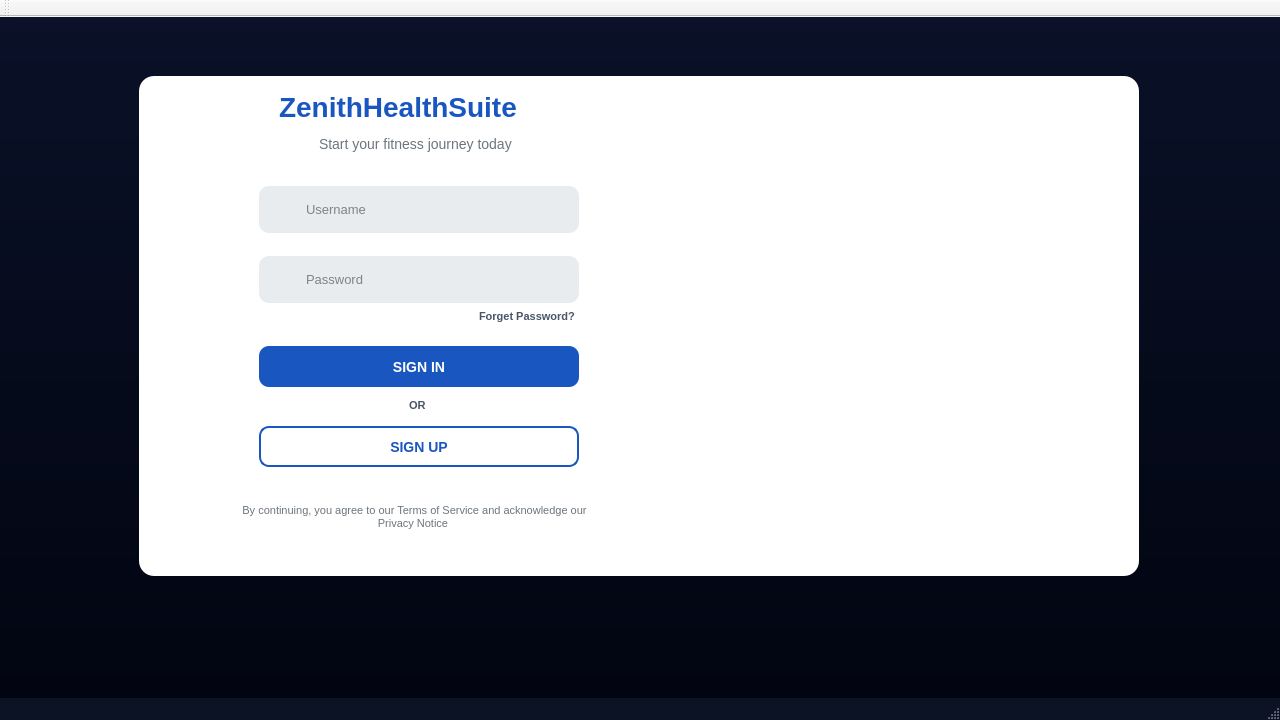
<?xml version="1.0" encoding="UTF-8"?>
<ui version="4.0">
 <class>login</class>
 <widget class="QMainWindow" name="login">
  <property name="geometry">
   <rect>
    <x>0</x>
    <y>0</y>
    <width>1280</width>
    <height>720</height>
   </rect>
  </property>
  <property name="windowTitle">
   <string>login</string>
  </property>
  <property name="styleSheet">
   <string notr="true">#login {
    background-color: #0b1325; 
}</string>
  </property>
  <widget class="QWidget" name="centralWidget">
   <widget class="QFrame" name="background">
    <property name="enabled">
     <bool>true</bool>
    </property>
    <property name="geometry">
     <rect>
      <x>-11</x>
      <y>-1</y>
      <width>1321</width>
      <height>731</height>
     </rect>
    </property>
    <property name="minimumSize">
     <size>
      <width>1280</width>
      <height>720</height>
     </size>
    </property>
    <property name="maximumSize">
     <size>
      <width>16777215</width>
      <height>16777215</height>
     </size>
    </property>
    <property name="font">
     <font>
      <family>Arial</family>
     </font>
    </property>
    <property name="layoutDirection">
     <enum>Qt::LayoutDirection::LeftToRight</enum>
    </property>
    <property name="styleSheet">
     <string notr="true">QFrame#background {
    background: qlineargradient(x1:0, y1:0, x2:0, y2:1, stop:0 #0a1128, stop:1 #01040f);
}

QFrame#mainCard {
    background-color: #ffffff;
    border-radius: 15px; 
}

QLabel#welcomeLabel {
    color: #6c757d; 
    font-size: 14px; 
    font-weight: normal;
}

QFrame#loginbox {
    background-color: transparent;
    border: none;
}

QLabel {
    color: #4a5568; 
    font-weight: bold;
    font-size: 11px;
    background: transparent;
}

QLabel#imageLabel {
    background: transparent;
    color: transparent;
}

QLabel#titleLabel {
    color: #1a56c0; 
    font-size: 28px; 
    font-weight: 900; 
}

QLineEdit#usernameLineEdit, QLineEdit#passwordLineEdit {
    background-color: #e8ecef;
    border: none; 
    border-radius: 10px; 
    color: #1a1a1a;
    font-size: 13px;
    background-repeat: no-repeat;
    background-position: 12px center; 
    padding-left: 50px; 
    padding-top: 10px;
    padding-bottom: 10px;
}

QLineEdit#usernameLineEdit {
	background-image: url(:/icons/account.png);
}

QLineEdit#passwordLineEdit {
	background-image: url(:/icons/lock.png);
}

QPushButton#signInButton {
    background: #1a56c0;
    color: white;
    border: none;
    border-radius: 10px;
    font-weight: bold;
    font-size: 14px;
    padding: 12px;
}

QPushButton#signInButton:hover {
    background: #134296; 
}

QPushButton#signUpButton {
    background: transparent;
    color: #1a56c0;
    border: 2px solid #1a56c0;
    border-radius: 10px;
    font-weight: bold;
    font-size: 14px;
    padding: 10px;
}

QPushButton#signUpButton:hover {
    background: rgba(26, 86, 192, 0.05); 
}

QLabel#securitylabel {
    color: #6c757d;
    font-size: 11px;
    font-weight: normal;
}</string>
    </property>
    <property name="frameShape">
     <enum>QFrame::Shape::NoFrame</enum>
    </property>
    <property name="frameShadow">
     <enum>QFrame::Shadow::Raised</enum>
    </property>
    <property name="lineWidth">
     <number>1</number>
    </property>
    <widget class="QFrame" name="mainCard">
     <property name="enabled">
      <bool>true</bool>
     </property>
     <property name="geometry">
      <rect>
       <x>150</x>
       <y>60</y>
       <width>1000</width>
       <height>500</height>
      </rect>
     </property>
     <property name="frameShape">
      <enum>QFrame::Shape::StyledPanel</enum>
     </property>
     <property name="frameShadow">
      <enum>QFrame::Shadow::Raised</enum>
     </property>
     <widget class="QFrame" name="loginbox">
      <property name="enabled">
       <bool>true</bool>
      </property>
      <property name="geometry">
       <rect>
        <x>0</x>
        <y>0</y>
        <width>571</width>
        <height>501</height>
       </rect>
      </property>
      <property name="minimumSize">
       <size>
        <width>403</width>
        <height>450</height>
       </size>
      </property>
      <property name="maximumSize">
       <size>
        <width>16777215</width>
        <height>16777215</height>
       </size>
      </property>
      <property name="font">
       <font>
        <family>Arial</family>
       </font>
      </property>
      <property name="styleSheet">
       <string notr="true"/>
      </property>
      <property name="frameShape">
       <enum>QFrame::Shape::NoFrame</enum>
      </property>
      <property name="frameShadow">
       <enum>QFrame::Shadow::Raised</enum>
      </property>
      <widget class="QLabel" name="titleLabel">
       <property name="enabled">
        <bool>false</bool>
       </property>
       <property name="geometry">
        <rect>
         <x>140</x>
         <y>10</y>
         <width>291</width>
         <height>42</height>
        </rect>
       </property>
       <property name="font">
        <font>
         <family>Arial</family>
         <pointsize>-1</pointsize>
         <fontweight>Black</fontweight>
        </font>
       </property>
       <property name="text">
        <string>ZenithHealthSuite</string>
       </property>
      </widget>
      <widget class="QLineEdit" name="usernameLineEdit">
       <property name="enabled">
        <bool>true</bool>
       </property>
       <property name="geometry">
        <rect>
         <x>120</x>
         <y>110</y>
         <width>320</width>
         <height>47</height>
        </rect>
       </property>
       <property name="minimumSize">
        <size>
         <width>0</width>
         <height>40</height>
        </size>
       </property>
       <property name="font">
        <font>
         <family>Arial</family>
         <pointsize>-1</pointsize>
        </font>
       </property>
       <property name="styleSheet">
        <string notr="true">#usernameLineEdit {
    background-position: left center; 
    padding-left: 45px;
}</string>
       </property>
       <property name="placeholderText">
        <string>Username</string>
       </property>
      </widget>
      <widget class="QLineEdit" name="passwordLineEdit">
       <property name="geometry">
        <rect>
         <x>120</x>
         <y>180</y>
         <width>320</width>
         <height>47</height>
        </rect>
       </property>
       <property name="minimumSize">
        <size>
         <width>0</width>
         <height>40</height>
        </size>
       </property>
       <property name="font">
        <font>
         <family>Arial</family>
         <pointsize>-1</pointsize>
        </font>
       </property>
       <property name="styleSheet">
        <string notr="true">QLineEdit#passwordLineEdit {
    background-position: left center; 
    padding-left: 45px;
}</string>
       </property>
       <property name="echoMode">
        <enum>QLineEdit::EchoMode::Password</enum>
       </property>
       <property name="placeholderText">
        <string>Password</string>
       </property>
      </widget>
      <widget class="QPushButton" name="signInButton">
       <property name="geometry">
        <rect>
         <x>120</x>
         <y>270</y>
         <width>320</width>
         <height>41</height>
        </rect>
       </property>
       <property name="font">
        <font>
         <family>Arial</family>
         <pointsize>-1</pointsize>
         <bold>true</bold>
        </font>
       </property>
       <property name="text">
        <string>SIGN IN</string>
       </property>
      </widget>
      <widget class="QPushButton" name="signUpButton">
       <property name="geometry">
        <rect>
         <x>120</x>
         <y>350</y>
         <width>320</width>
         <height>41</height>
        </rect>
       </property>
       <property name="font">
        <font>
         <family>Arial</family>
         <pointsize>-1</pointsize>
         <bold>true</bold>
        </font>
       </property>
       <property name="text">
        <string>SIGN UP</string>
       </property>
      </widget>
      <widget class="QLabel" name="Forgetpassword">
       <property name="geometry">
        <rect>
         <x>340</x>
         <y>230</y>
         <width>101</width>
         <height>21</height>
        </rect>
       </property>
       <property name="minimumSize">
        <size>
         <width>10</width>
         <height>20</height>
        </size>
       </property>
       <property name="font">
        <font>
         <family>Arial</family>
         <pointsize>-1</pointsize>
         <bold>true</bold>
        </font>
       </property>
       <property name="text">
        <string>Forget Password?</string>
       </property>
      </widget>
      <widget class="QLabel" name="orLabel">
       <property name="geometry">
        <rect>
         <x>270</x>
         <y>320</y>
         <width>21</width>
         <height>19</height>
        </rect>
       </property>
       <property name="font">
        <font>
         <family>Arial</family>
         <pointsize>-1</pointsize>
         <bold>true</bold>
        </font>
       </property>
       <property name="text">
        <string>OR</string>
       </property>
      </widget>
      <widget class="QLabel" name="securitylabel">
       <property name="geometry">
        <rect>
         <x>90</x>
         <y>420</y>
         <width>371</width>
         <height>41</height>
        </rect>
       </property>
       <property name="font">
        <font>
         <family>Arial</family>
         <pointsize>-1</pointsize>
         <bold>false</bold>
        </font>
       </property>
       <property name="layoutDirection">
        <enum>Qt::LayoutDirection::LeftToRight</enum>
       </property>
       <property name="styleSheet">
        <string notr="true"/>
       </property>
       <property name="text">
        <string>By continuing, you agree to our Terms of Service and acknowledge our Privacy Notice </string>
       </property>
       <property name="alignment">
        <set>Qt::AlignmentFlag::AlignCenter</set>
       </property>
       <property name="wordWrap">
        <bool>true</bool>
       </property>
      </widget>
      <widget class="QLabel" name="welcomeLabel">
       <property name="geometry">
        <rect>
         <x>180</x>
         <y>60</y>
         <width>201</width>
         <height>16</height>
        </rect>
       </property>
       <property name="font">
        <font>
         <family>Arial</family>
         <pointsize>-1</pointsize>
         <bold>false</bold>
        </font>
       </property>
       <property name="text">
        <string>Start your fitness journey today</string>
       </property>
      </widget>
      <zorder>titleLabel</zorder>
      <zorder>usernameLineEdit</zorder>
      <zorder>passwordLineEdit</zorder>
      <zorder>signInButton</zorder>
      <zorder>signUpButton</zorder>
      <zorder>orLabel</zorder>
      <zorder>Forgetpassword</zorder>
      <zorder>securitylabel</zorder>
      <zorder>welcomeLabel</zorder>
     </widget>
     <widget class="QFrame" name="imageFrame">
      <property name="geometry">
       <rect>
        <x>570</x>
        <y>0</y>
        <width>431</width>
        <height>501</height>
       </rect>
      </property>
      <property name="styleSheet">
       <string notr="true">QFrame#imageFrame {
	border-image: url(:/images/fitness.jpg) 0 0 0 0 stretch stretch;

    border-radius: 15px; 
    background-color: transparent;
}</string>
      </property>
      <property name="frameShape">
       <enum>QFrame::Shape::StyledPanel</enum>
      </property>
      <property name="frameShadow">
       <enum>QFrame::Shadow::Raised</enum>
      </property>
     </widget>
     <zorder>imageFrame</zorder>
     <zorder>loginbox</zorder>
    </widget>
   </widget>
  </widget>
  <widget class="QToolBar" name="mainToolBar">
   <attribute name="toolBarArea">
    <enum>TopToolBarArea</enum>
   </attribute>
   <attribute name="toolBarBreak">
    <bool>false</bool>
   </attribute>
  </widget>
  <widget class="QStatusBar" name="statusBar"/>
 </widget>
 <layoutdefault spacing="6" margin="11"/>
 <resources>
  <include location="Resource.qrc"/>
 </resources>
 <connections/>
</ui>
